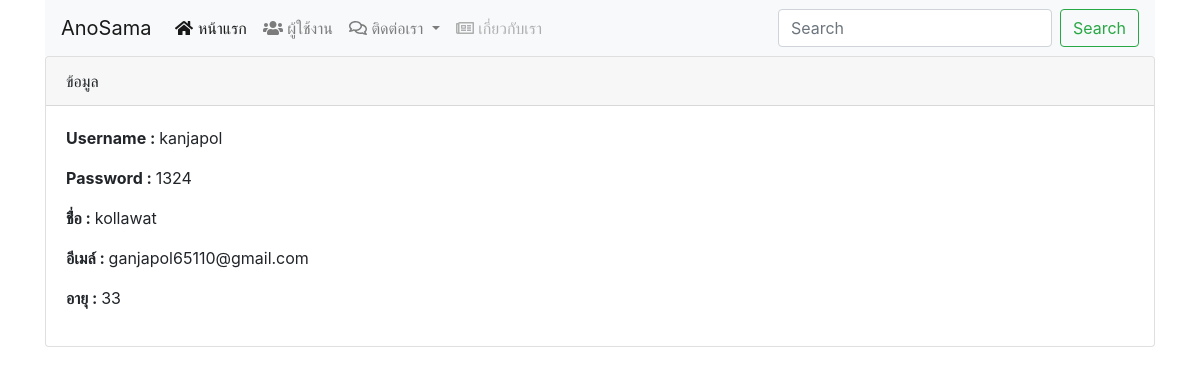
Screenshot of /user/show/4 with the database file from the repository.
### tables this page shows
CREATE TABLE `users` (
  `user_id` int(11) NOT NULL,
  `user_type_id` int(11) NOT NULL,
  `username` varchar(50) NOT NULL,
  `password` varchar(50) NOT NULL,
  `pic` varchar(100) NOT NULL,
  `fullname` varchar(100) NOT NULL,
  `email` varchar(50) NOT NULL,
  `age` int(2) NOT NULL,
  `updated_at` datetime NOT NULL,
  `created_at` datetime NOT NULL
);

### application/controllers/User.php (called while the page is built, shortened)
<?php
class User extends CI_Controller
{
    public function __construct()
    {
        $this->load->model('user_model');
        $this->load->model('user_type_model');
    }
    public function show($userID = " ")
    {
        $user = $this->user_model->getUserByID($userID);
        $datas = array(
            'user' => $user->row()
        );
        $this->load->view('layout/header');
        $this->load->view('user/show', $datas);
        $this->load->view('layout/footer');
    }
}

### index.php (called while the page is built, shortened)
<?php
require_once BASEPATH.'core/CodeIgniter.php';

### application/models/user_model.php (called while the page is built, shortened)
<?php
class User_model extends CI_Model {
   public function getUserByID($userID)
   {
        $query = "SELECT * FROM users WHERE user_id = '$userID'";
        return $this->db->query($query);
    }
}

### application/views/user/show.php (the view, shortened to what this page needs)
<div class="card">
        <div class="card-header">ข้อมูล
    </div>
 <div class="card-body">
   <p><strong>Username : </strong> <?php echo $user->username ?></p>
   <p><strong>Password : </strong> <?php echo $user->password ?></p>
   <p><strong>ชื่่อ : </strong> <?php echo $user->fullname ?></p>
   <p><strong>อีเมล์ : </strong><?php echo $user->email ?></p>
   <p><strong>อายุ : </strong><?php echo $user->age ?></p>
 </div>
</div>

### rows the page displays
users: username "kanjapol", password "1324", fullname "kollawat", email "ganjapol65110@gmail.com", age "33"
